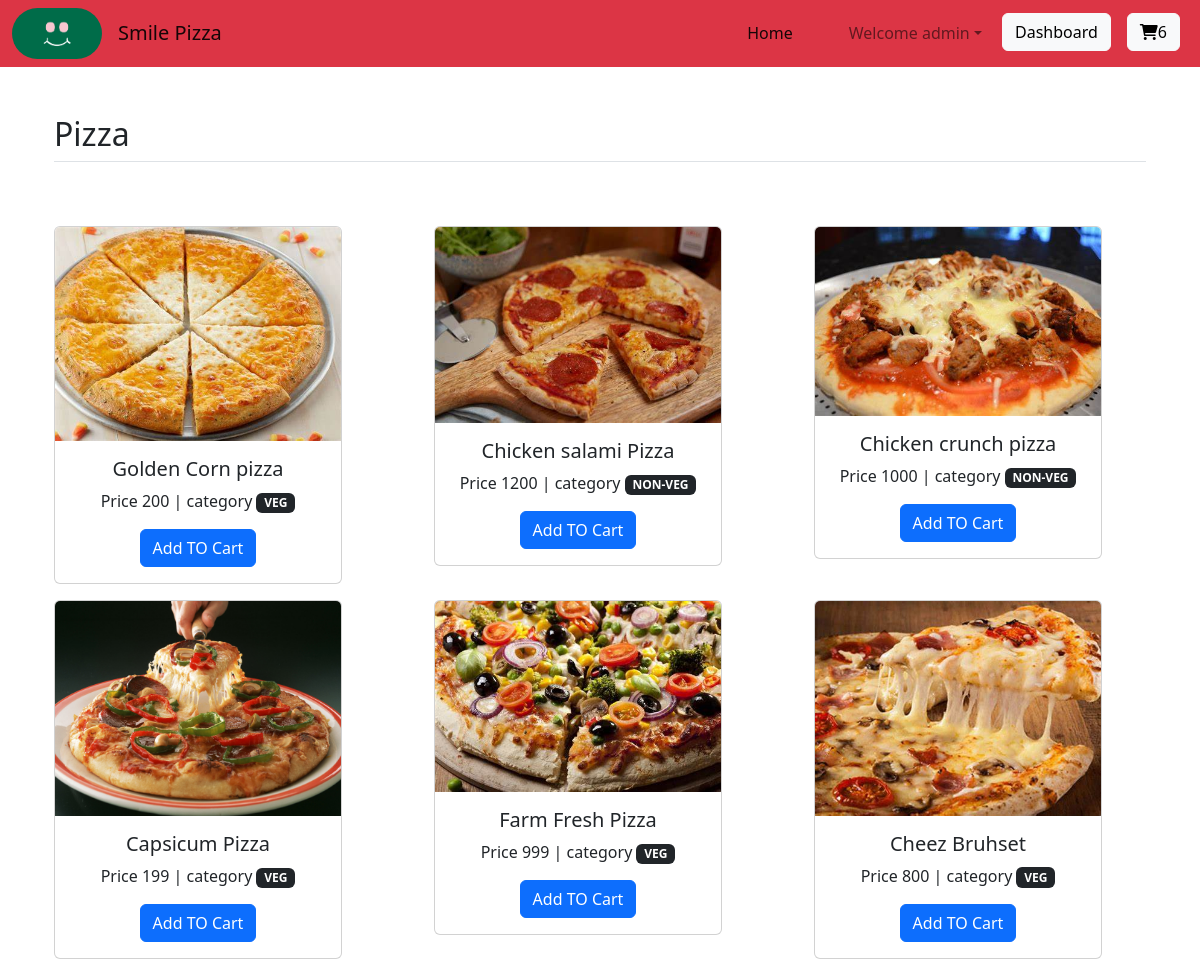
The app's page / (signed in) with its own data.
### home/models.py (models this page shows, shortened)
class BaseModel(models.Model):
    uid = models.UUIDField(default=uuid.uuid4, editable = False, primary_key = True)
    created_at = models.DateField(auto_now_add = True)
    updated_at = models.DateField(auto_now_add = True)
    class Meta:
        abstract = True

class Pizza(BaseModel):
    category = models.ForeignKey(PizzaCategory,on_delete = models.CASCADE,related_name = 'pizzas')
    pizza_name = models.CharField(max_length=50)
    price = models.IntegerField(default=100)
    image = models.ImageField(upload_to='pizza')

class PizzaCategory(BaseModel):
    category_name = models.CharField(max_length = 100)

### home/views.py (the view)
# urls.py: 2. Add a URL to urlpatterns:  path('', views.home, name='home')
def home(request):
    pizzas = Pizza.objects.all()
    data = {
        'pizzas':pizzas,
    }
    return render(request,'home.html',data)

### template/home.html (shortened to what this page needs)
{% extends 'base.html' %}
{% block body %}
<div class="container text-center">
    <div class="row align-items-start">
{% for  pizza in pizzas %}
<div class="col">
<div class="container my-2">
<div class="card" style="width: 18rem;">
    <img src="/media/{{pizza.image}}" class="card-img-top" alt="...">
    <div class="card-body">
      <h5 class="card-title">{{pizza.pizza_name}}</h5>
      <p class="card-text">Price {{pizza.price}} | category <span class="badge text-bg-dark">{{pizza.category.category_name}}</span></p>
      <a href="{% url 'Add_Cart' pizza.uid %}" class="btn btn-primary">Add TO Cart</a>
    </div>
  </div>
</div>
  </div>
  {% endfor %}
    </div></div>
{% endblock %}

### template/base.html (shortened to what this page needs)
<!doctype html>
<html dir="lft">
  <head>
    <link rel="stylesheet" href="https://cdn.jsdelivr.net/npm/bootstrap@5.2.2/dist/css/bootstrap.rtl.min.css">
    <link rel="stylesheet" href="https://cdnjs.cloudflare.com/ajax/libs/font-awesome/6.0.0/css/all.min.css" />
  </head>
  <body>
    <nav class="navbar navbar-expand-lg bg-danger">
      <div class="container-fluid">
        <img class="rounded-5  mx-auto d-block" src="/static/green-smile-01-1900x1069.png" width="90" alt="">
        <a class="navbar-brand" href="/">Smile Pizza</a>
        <div class="collapse navbar-collapse" id="navbarSupportedContent">
          <ul class="navbar-nav me-auto mb-2 mb-lg-0">
            <li class="nav-item">
              <a class="nav-link active" aria-current="page" href="/">Home</a>
            </li>
            {% if user.is_authenticated %}
            <ul class="navbar-nav ml-auto">
              <li class="nav-item dropdown">
                <a class="nav-link dropdown-toggle" href="#" role="button" data-bs-toggle="dropdown" aria-expanded="false">
                  Welcome {{request.user}}
                </a>
              </li>
            </ul>
            <div class="mx-2">
            <a href="{% url 'order' %}" type="submit" class="btn btn-light">Dashboard</a>
            </div>
            <div class="mx-2">
            <a href="{% url 'cart' %}" type="submit" class="btn btn-light"><i class='fa-solid fa-cart-shopping'></i>{{request.user.get_cart_count}}</a>
           </div>
           {% endif %}
         </ul>
        </div>
      </div>
    </nav>
  <div class="container px-4 py-5" id="custom-cards">
    <h2 class="pb-2 border-bottom">Pizza </h2>
</div>
{% block body %}
{% endblock %}
  </body>
</html>

### records on screen
Pizza: image (picture), pizza_name "Golden Corn pizza", price "200", category.category_name "VEG"
Pizza: image (picture), pizza_name "Chicken salami Pizza", price "1200", category.category_name "NON-VEG"
Pizza: image (picture), pizza_name "Chicken crunch pizza", price "1000", category.category_name "NON-VEG"
Pizza: image (picture), pizza_name "Capsicum Pizza", price "199", category.category_name "VEG"
Pizza: image (picture), pizza_name "Farm Fresh Pizza", price "999", category.category_name "VEG"
Pizza: image (picture), pizza_name "Cheez Bruhset", price "800", category.category_name "VEG"

### other values on screen
{{ request.user }} "admin"
{{ request.user.get_cart_count }} "6"
